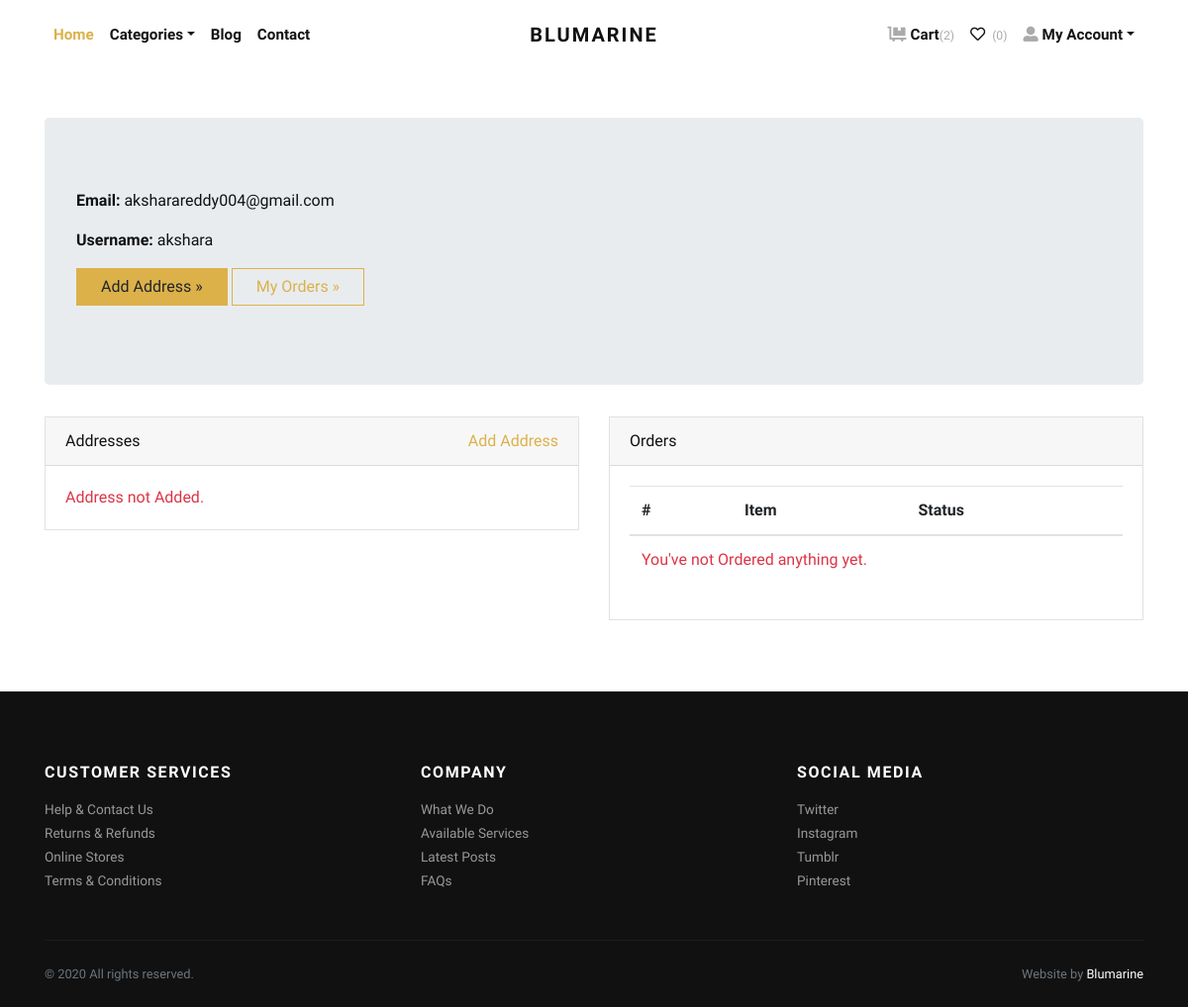
Before: /accounts/profile/ (signed in) with the older database file.
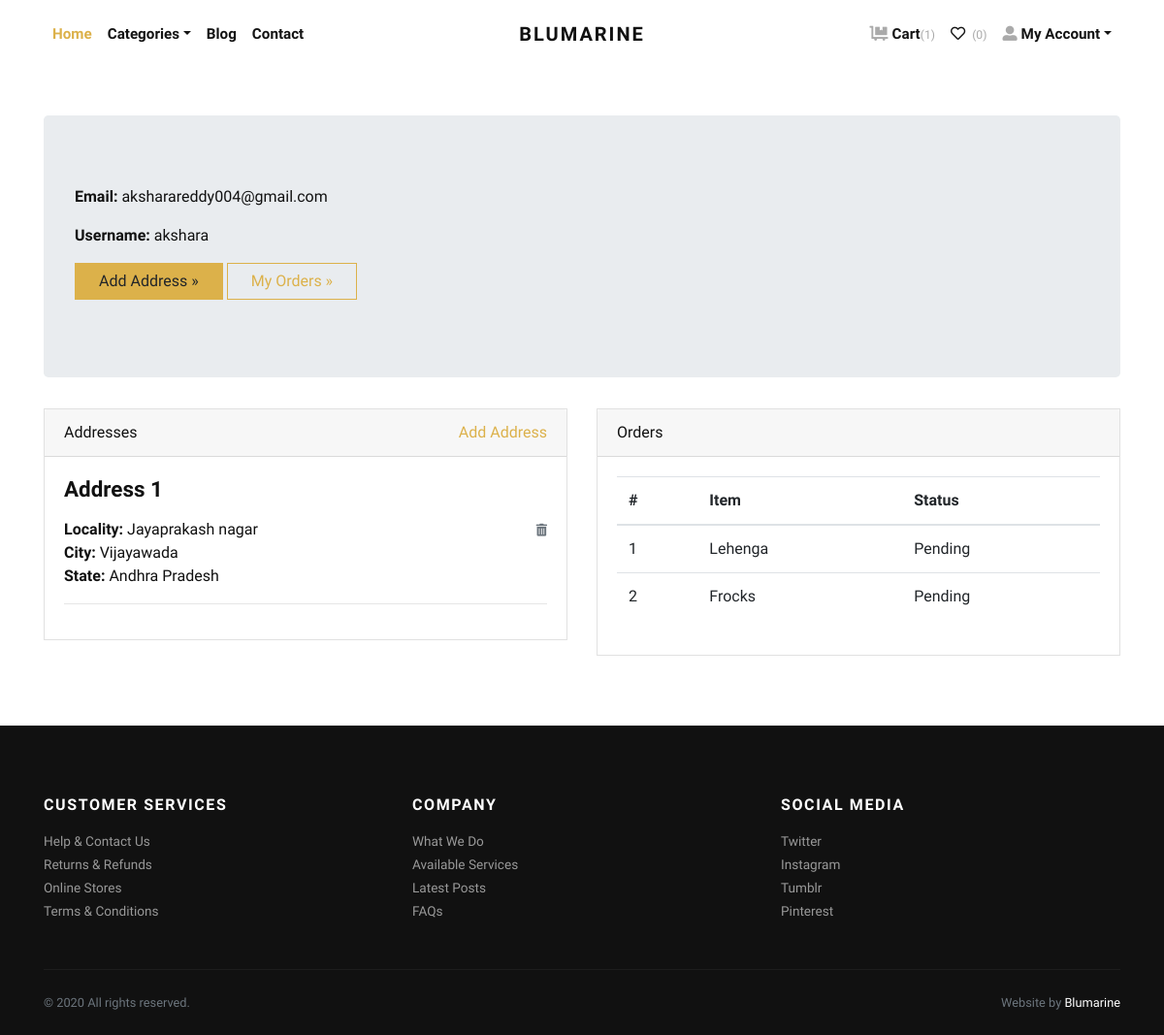
After: the same page with the newer database file.
### store/models.py (models this page shows, shortened)
class Address(models.Model):
    user = models.ForeignKey(User, verbose_name="User", on_delete=models.CASCADE)
    locality = models.CharField(max_length=150, verbose_name="Nearest Location")
    city = models.CharField(max_length=150, verbose_name="City")
    state = models.CharField(max_length=150, verbose_name="State")

class Order(models.Model):
    user = models.ForeignKey(User, verbose_name="User", on_delete=models.CASCADE)
    address = models.ForeignKey(Address, verbose_name="Shipping Address", on_delete=models.CASCADE)
    product = models.ForeignKey(Product, verbose_name="Product", on_delete=models.CASCADE)
    quantity = models.PositiveIntegerField(verbose_name="Quantity")
    ordered_date = models.DateTimeField(auto_now_add=True, verbose_name="Ordered Date")
    status = models.CharField(
        choices=STATUS_CHOICES,
        max_length=50,
        default="Pending"
        )

class Product(models.Model):
    title = models.CharField(max_length=150, verbose_name="Product Title")
    slug = models.SlugField(max_length=160, verbose_name="Product Slug")
    sku = models.CharField(max_length=255, unique=True, verbose_name="Unique Product ID (SKU)")
    short_description = models.TextField(verbose_name="Short Description")
    detail_description = models.TextField(blank=True, null=True, verbose_name="Detail Description")
    product_image = models.ImageField(upload_to='product', blank=True, null=True, verbose_name="Product Image")
    price = models.DecimalField(max_digits=8, decimal_places=2)
    category = models.ForeignKey(Category, verbose_name="Product Categoy", on_delete=models.CASCADE)
    is_active = models.BooleanField(verbose_name="Is Active?")
    is_featured = models.BooleanField(verbose_name="Is Featured?")
    created_at = models.DateTimeField(auto_now_add=True, verbose_name="Created Date")
    updated_at = models.DateTimeField(auto_now=True, verbose_name="Updated Date")
    class Meta:
        verbose_name_plural = 'Products'
        ordering = ('-created_at', )

### store/views.py (the view)
# urls.py: path('accounts/profile/', views.profile, name="profile"),
@login_required
def profile(request):
    addresses = Address.objects.filter(user=request.user)
    orders = Order.objects.filter(user=request.user)
    return render(request, 'account/profile.html', {'addresses':addresses, 'orders':orders})

### store/context_preprocessors.py (called while the page is built)
def store_menu(request):
    categories = Category.objects.filter(is_active=True)
    context = {
        'categories_menu': categories,
    }
    return context

def cart_menu(request):
    if request.user.is_authenticated:
        cart_items= Cart.objects.filter(user=request.user)
        context = {
            'cart_items': cart_items,
        }
    else:
        context = {}
    return context

### templates/account/profile.html (shortened to what this page needs)
{% extends 'base.html' %}
{% load static %}
    {% block content %}
      <div class="container py-5">
        <div class="jumbotron">
          <p><strong>Email:</strong> {{request.user.email}}</p>
          <p><strong>Username:</strong> {{request.user.username}}</p>
          <p><a class="btn btn-primary btn-large" href="{% url 'store:add-address' %}">Add Address »</a> <a class="btn btn-outline-primary btn-large" href="#">My Orders »</a></p>
        </div>
        <div class="row">
          <div class="col-lg-6">
            <div class="card mb-4" id="headings">
              <div class="card-header">Addresses <span class="float-right"><a href="{% url 'store:add-address' %}">Add Address</a></span></div>
              <div class="card-body">
                {% if addresses %}
                    {% for address in addresses %}
                        <h4 class="mb-3">Address {{forloop.counter}}</h4>
                        <span class="float-right"><a href="{% url 'store:remove-address' address.id %}"><i class="fas fa-trash-alt small text-muted"></i></a></span>
                        <p>
                            <strong>Locality: </strong>{{address.locality}} <br>
                            <strong>City: </strong>{{address.city}} <br>
                            <strong>State: </strong>{{address.state}} <br>
                        </p>
                        <hr>
                    {% endfor %}
                {% else %}
                <div class="text-danger">
                  Address not Added.
                </div>
                {% endif %}
              </div>
            </div>
          </div>
          <div class="col-lg-6">
            <div class="card mb-4" id="tables">
              <div class="card-header">Orders</div>
              <div class="card-body">
                <table class="table table-hover">
                  <thead>
                    <tr>
                      <th>#</th>
                      <th>Item</th>
                      <th>Status</th>
                    </tr>
                  </thead>
                  <tbody>
                    {% if orders %}
                      {% for order in orders %}
                        <tr>
                          <td>{{forloop.counter}}</td>
                          <td>{{order.product.title}}</td>
                          <td>
                            {{order.status}}
                          </td>
                        </tr>
                      {% endfor %}
                    {% else %}
                    <tr>
                      <td class="text-danger" colspan="3">You've not Ordered anything yet.</td>
                    </tr>
                    {% endif %}
                  </tbody>
                </table>
              </div>
            </div>
          </div>
        </div>
      </div>
{% endblock content %}

Changed rows visible on the page:
added Address: locality "Jayaprakash nagar", city "Vijayawada", state "Andhra Pradesh"
added Order: product "Lehenga", status "Pending"
added Order: product "Frocks", status "Pending"
Other visible differences:
{{ cart_items.count }}: "2" → "1"
text no longer shown: "Address not Added. You've not Ordered anything yet."
